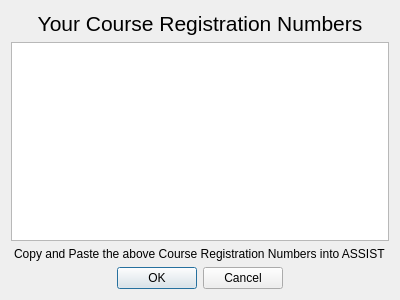
<?xml version="1.0" encoding="UTF-8"?>
<ui version="4.0">
 <class>ViewCRNDialog</class>
 <widget class="QDialog" name="ViewCRNDialog">
  <property name="geometry">
   <rect>
    <x>0</x>
    <y>0</y>
    <width>400</width>
    <height>300</height>
   </rect>
  </property>
  <property name="windowTitle">
   <string>Course Registration Number</string>
  </property>
  <layout class="QVBoxLayout" name="verticalLayout">
   <item>
    <widget class="QLabel" name="label">
     <property name="text">
      <string>&lt;html&gt;&lt;head/&gt;&lt;body&gt;&lt;p align=&quot;center&quot;&gt;&lt;span style=&quot; font-size:16pt;&quot;&gt;Your Course Registration Numbers&lt;/span&gt;&lt;/p&gt;&lt;/body&gt;&lt;/html&gt;</string>
     </property>
    </widget>
   </item>
   <item>
    <widget class="QTextEdit" name="CRNField">
     <property name="enabled">
      <bool>true</bool>
     </property>
     <property name="readOnly">
      <bool>true</bool>
     </property>
    </widget>
   </item>
   <item alignment="Qt::AlignHCenter">
    <widget class="QLabel" name="label_2">
     <property name="text">
      <string>Copy and Paste the above Course Registration Numbers into ASSIST</string>
     </property>
    </widget>
   </item>
   <item alignment="Qt::AlignHCenter">
    <widget class="QDialogButtonBox" name="buttonBox">
     <property name="orientation">
      <enum>Qt::Horizontal</enum>
     </property>
     <property name="standardButtons">
      <set>QDialogButtonBox::Cancel|QDialogButtonBox::Ok</set>
     </property>
    </widget>
   </item>
  </layout>
 </widget>
 <resources/>
 <connections>
  <connection>
   <sender>buttonBox</sender>
   <signal>accepted()</signal>
   <receiver>ViewCRNDialog</receiver>
   <slot>accept()</slot>
   <hints>
    <hint type="sourcelabel">
     <x>248</x>
     <y>254</y>
    </hint>
    <hint type="destinationlabel">
     <x>157</x>
     <y>274</y>
    </hint>
   </hints>
  </connection>
  <connection>
   <sender>buttonBox</sender>
   <signal>rejected()</signal>
   <receiver>ViewCRNDialog</receiver>
   <slot>reject()</slot>
   <hints>
    <hint type="sourcelabel">
     <x>316</x>
     <y>260</y>
    </hint>
    <hint type="destinationlabel">
     <x>286</x>
     <y>274</y>
    </hint>
   </hints>
  </connection>
 </connections>
</ui>
